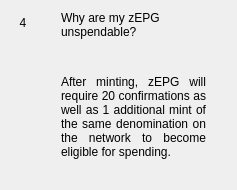
                  <widget class="QWidget" name="widgetFaq4" native="true">
                   <layout class="QHBoxLayout" name="horizontalPage_4" stretch="0,1">
                    <item alignment="Qt::AlignTop">
                     <widget class="QLabel" name="labelNumber4">
                      <property name="minimumSize">
                       <size>
                        <width>24</width>
                        <height>24</height>
                       </size>
                      </property>
                      <property name="maximumSize">
                       <size>
                        <width>16777215</width>
                        <height>24</height>
                       </size>
                      </property>
                      <property name="text">
                       <string>4</string>
                      </property>
                      <property name="alignment">
                       <set>Qt::AlignCenter</set>
                      </property>
                     </widget>
                    </item>
                    <item>
                     <layout class="QVBoxLayout" name="verticalLayoutPage_4">
                      <property name="leftMargin">
                       <number>20</number>
                      </property>
                      <property name="rightMargin">
                       <number>20</number>
                      </property>
                      <item>
                       <widget class="QLabel" name="labelSubtitle4">
                        <property name="text">
                         <string>Why are my zEPG unspendable?</string>
                        </property>
                        <property name="wordWrap">
                         <bool>true</bool>
                        </property>
                       </widget>
                      </item>
                      <item>
                       <spacer name="verticalSpacer_40">
                        <property name="orientation">
                         <enum>Qt::Vertical</enum>
                        </property>
                        <property name="sizeType">
                         <enum>QSizePolicy::Fixed</enum>
                        </property>
                        <property name="sizeHint" stdset="0">
                         <size>
                          <width>20</width>
                          <height>30</height>
                         </size>
                        </property>
                       </spacer>
                      </item>
                      <item>
                       <widget class="QLabel" name="labelContent4">
                        <property name="text">
                         <string>
                           &lt;html&gt;&lt;head/&gt;&lt;body&gt;&lt;p align=&quot;justify&quot;&gt;
                           After minting, zEPG will require 20 confirmations as well as 1
                           additional mint of the same denomination on the network to
                           become eligible for spending.
                           &lt;/p&gt;&lt;/body&gt;&lt;/html&gt;
                         </string>
                        </property>
                        <property name="alignment">
                         <set>Qt::AlignLeading|Qt::AlignLeft|Qt::AlignTop</set>
                        </property>
                        <property name="wordWrap">
                         <bool>true</bool>
                        </property>
                       </widget>
                      </item>
                      <item>
                       <spacer name="verticalSpacer_41">
                        <property name="orientation">
                         <enum>Qt::Vertical</enum>
                        </property>
                        <property name="sizeHint" stdset="0">
                         <size>
                          <width>20</width>
                          <height>20</height>
                         </size>
                        </property>
                       </spacer>
                      </item>
                     </layout>
                    </item>
                   </layout>
                  </widget>
